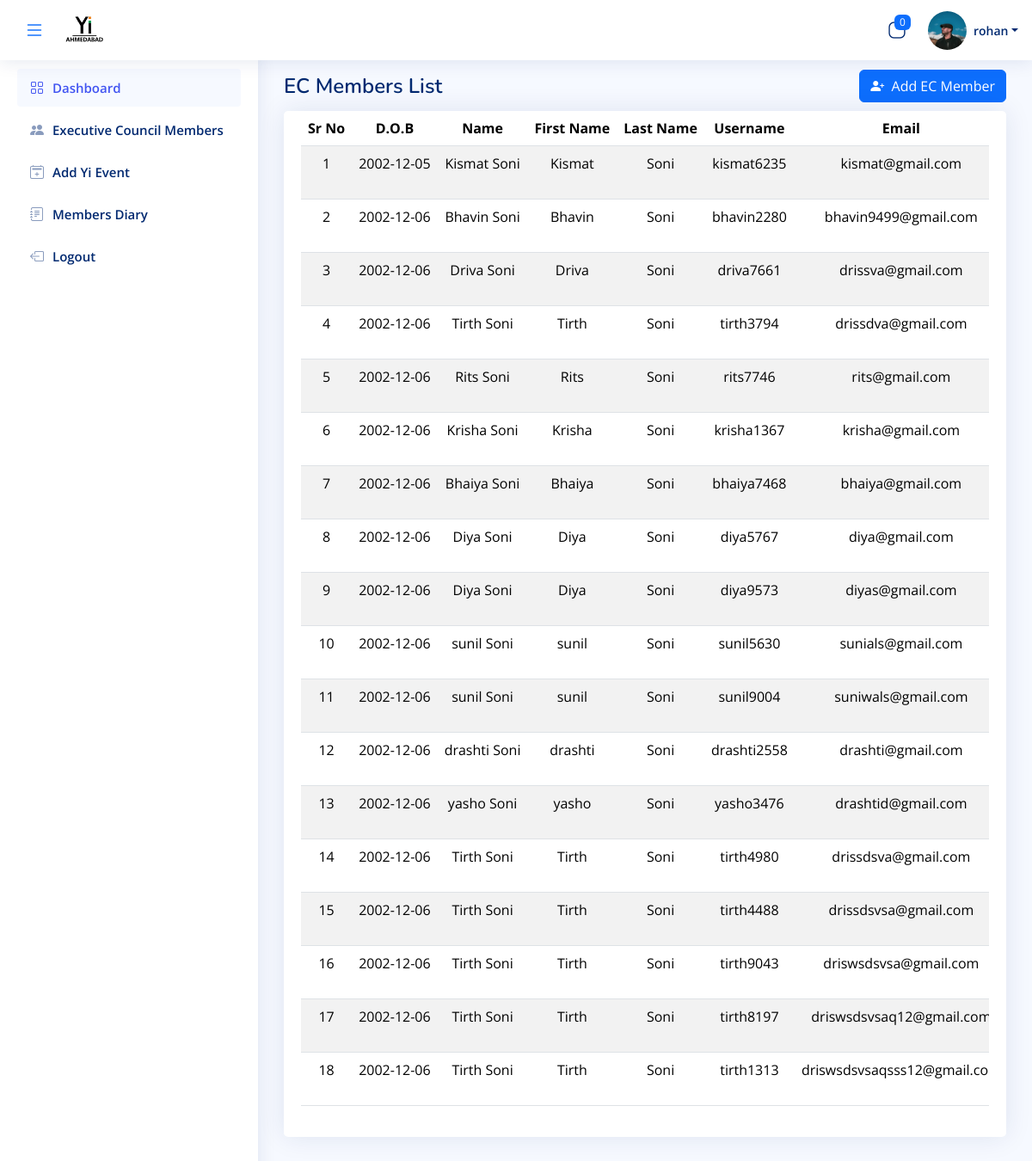
/EC-Member-List (signed in), run on an earlier commit of the app's database.
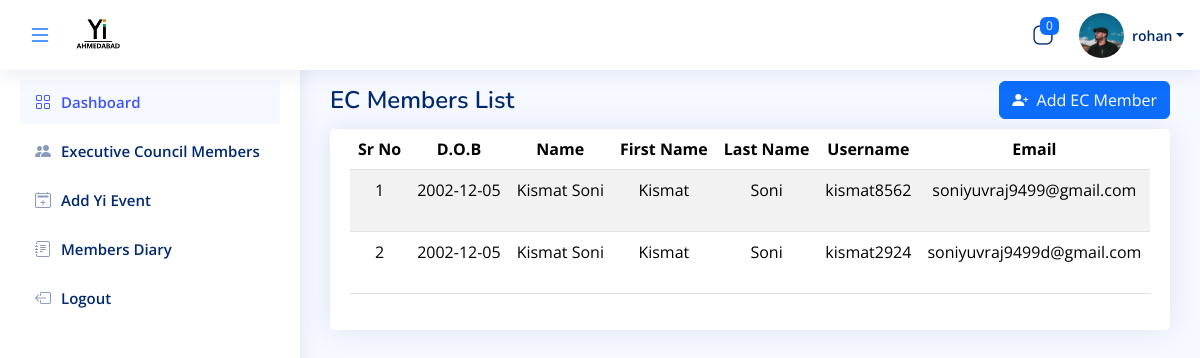
And on a later commit of the database.
### admin_app/models.py (models this page shows, shortened)
class LoginSide(AbstractUser):
    id = models.UUIDField(
        primary_key=True, default=uuid.uuid4, editable=False, db_index=True
    )
    login_role = models.ManyToManyField(Login_Role, verbose_name="LoginRole")
    first_name = models.CharField(max_length=200, null=True, verbose_name="FirstName")
    last_name = models.CharField(max_length=200)
    email = models.EmailField(max_length=200, unique=True, validators=[validate_email])
    photo = models.ImageField(upload_to="user_photo/", null=True, blank=True, validators = [FileExtensionValidator(allowed_extensions=["jpeg", "jpg", "png"])])
    yi_role = models.CharField(max_length=200, null=True)
    phone_number = models.CharField(
        max_length=10,  # This will accommodate international numbers
        default="0",
        validators=[
            RegexValidator(
                regex=r"^(\+91[\-\s]?)?[0]?(91)?[789]\d{9}$",  # This is the regex for validating the phone number
                message="Enter a valid phone number.",
                code="invalid phone",
            ),
        ],
    )
    Company_Name = models.CharField(max_length=200,blank=True, null=True)
    Company_Designation = models.CharField(max_length=200,blank=True, null=True)
    IG_Link = models.URLField(max_length=200,blank=True, null=True)
    Linkedin_Link = models.URLField(max_length=200,blank=True, null=True)
    DOB = models.CharField(max_length=200,blank=True, null=True)
    Company_Address = models.CharField(max_length=200,blank=True, null=True)
    @property
    def designation(self):
        roles = ', '.join((role.name) for role in self.login_role.all())
        return f"{roles} {self.yi_role}"

### admin_app/views.py (the view)
# urls.py: path("EC-Member-List", manager_list, name="View-manager"),
@login_required(login_url="index")
@never_cache
@cache_control(no_store=True, no_cache=True, must_revalidate=True, max_age=0)
def manager_list(request):
    try:
        if request.user.designation not in ["Chapter Chair", "Chapter Co-Chair"] and request.user.yi_role != "Admin":
            return redirect("Error-Page")
    except Exception:
        return redirect(
            "Error-Page"
        )  # Redirect if the user doesn't have the Admin role
    manager = LoginSide.objects.exclude(is_superuser=True).exclude(id=request.user.id)
    login_role = Login_Role.objects.all()
    user_roles = request.user.login_role.all()
    sessions = Session.objects.filter(expire_date__gte=now())
    user_ids = [session.get_decoded().get("_auth_user_id") for session in sessions]
    active_users = LoginSide.objects.filter(id__in=user_ids)  # Get user objects
    active_user_names = [f"{user.first_name} {user.last_name}" for user in active_users]
    active_users_count = LoginSide.objects.filter(is_active=True).count()
    active_users_count = active_users.count()
    context = {
        "role": login_role,
        "managers": manager,
        "user_role": user_roles,
        "count": active_users_count,
        "name": active_user_names,
    }
    return render(request, "Admin/view_manager.html", context)

### admin_app/Templates/Admin/view_manager.html (shortened to what this page needs)
{% extends "base/base.html" %}
{% load static %}
{% block bodyblock %}
<main id="main" class="main">
  <br>
  <div class="pagetitle d-flex justify-content-between align-items-center">
    <h1>EC Members List</h1>
    <a href="{% url 'Admin_Signup' %}" class="ms-auto">
      <button type="button" class="btn btn-primary">
        <i class="bi bi-person-plus-fill"></i>&nbsp; Add EC Member
      </button>
    </a>
  </div>
  <div class="card">
    <div class="card-body">
      <div class="table-responsive">
        <table class="table table-hover table-striped" id="example">
          <thead>
            <tr class="text-nowrap text-center">
              <th>Sr No</th>
              <th>D.O.B</th>
              <th>Name</th>
              <th>First Name</th>
              <th>Last Name</th>
              <th>Username</th>
              <th>Email</th>
            </tr>
          </thead>
          <tbody>
            {% for manager in managers %}
            <tr class="text-nowrap text-center">
              <td>{{ forloop.counter }}</td>
              <td> {{ manager.DOB }} </td>
              <td>{{ manager.first_name}}  {{manager.last_name}}</td>
              <td>{{ manager.first_name }}</td>
              <td>{{ manager.last_name }}</td>
              <td>{{ manager.username }}</td>
              <td>{{ manager.email }}</td>
            </tr>
            {% endfor %}
          </tbody>
        </table>
      </div>
    </div>
  </div>
</main>
{% endblock %}

### admin_app/Templates/base/base.html (shortened to what this page needs)
{% load static %}
<!DOCTYPE html>
<html lang="en">
<head>
  <link href="{% static 'assets/vendor/bootstrap/css/bootstrap.min.css' %}" rel="stylesheet">
  <link href="{% static 'assets/vendor/bootstrap-icons/bootstrap-icons.css' %}" rel="stylesheet">
  <link href="{% static 'assets/css/style.css' %}" rel="stylesheet">
</head>
<body>
   {% include 'Admin/components/header.html' %}
   {% include 'Admin/components/side_navbar.html' %}
   {% block bodyblock %}{% endblock %}
</body>
</html>

### admin_app/Templates/Admin/components/header.html (shortened to what this page needs)
{% load static %}
<header id="header" class="header fixed-top d-flex align-items-center">
  <div class="d-flex align-items-center">
    <button id="sidebarToggle" class="btn border-0 p-2 bg-transparent">
      <i id="sidebarIcon" class="bi bi-list fs-4 text-primary"></i>
    </button>
    {% if user.yi_role  == 'Branding' %}
    <a href="{% url 'branding_dashboard' %}" class="logo d-flex align-items-center ms-2">
      <img src="{% static 'Image/YIIMG.png' %}" alt="Logo"  height="60" width="60">
      <span class=" "></span>
    </a>
 {% else %}
 <a href="{% url 'Admin_Dashboard' %}" class="logo d-flex align-items-center ms-2">
  <img src="{% static 'Image/YIIMG.png' %}" alt="Logo"  height="60" width="60">
</a>
    {% endif %}
     </div>
    <nav class="header-nav ms-auto">
      <ul class="d-flex align-items-center">
{% if user.yi_role == "Branding" %}
{% else %}
<li class="nav-item dropdown">
  <a class="nav-link nav-icon" href="#" data-bs-toggle="dropdown">
    <i class="bi bi-app-indicator"></i>
    <span class="badge bg-primary badge-number"> {{ count }} </span>
  </a>
</li>
{% endif %}
{% if user.yi_role == 'Branding' %}
<li class="nav-item dropdown pe-3">
  <a class="nav-link nav-profile d-flex align-items-center pe-0" href="#" data-bs-toggle="dropdown">
    <img src="{% if user.photo %}{{ user.photo.url }}{% else %}{% static 'Image/img.png' %}{% endif %}" alt="Profile" class="rounded-circle"  height="45px" width="45px">
    <span class="d-none d-md-block ps-2">{{ user.username }}</span>
  </a>
{% else %}
        <li class="nav-item dropdown pe-3">
          <a class="nav-link nav-profile d-flex align-items-center pe-0" href="#" data-bs-toggle="dropdown">
            <img src="{% if user.photo %}{{ user.photo.url }}{% else %}{% static 'Image/img.png' %}{% endif %}" alt="Profile" class="rounded-circle"  height="45px" width="45px">
            <span class="d-none d-md-block dropdown-toggle ps-2">{{ user.username }}</span>
          </a>
        </li>
        {% endif %}
      </ul>
    </nav>
  </header>

### admin_app/Templates/Admin/components/side_navbar.html (shortened to what this page needs)
<aside id="sidebar" class="sidebar">
  <ul class="sidebar-nav" id="sidebar-nav">
      <li class="nav-item">
          <a class="nav-link" {% if user.yi_role == 'Branding' %} href="{% url 'branding_dashboard' %}" {% else %} href="{% url 'Admin_Dashboard' %}" {% endif %} >
              <i class="bi bi-grid"></i>
              <span>Dashboard</span>
          </a>
      </li>
    {% if user.yi_role == 'Branding' %}
    <li class="nav-item">
        <a class="nav-link collapsed " href="{% url 'Admin_Logout' %}">
            <i class="bi bi-box-arrow-left"></i>
            <span>Logout</span>
        </a>
    </li>
    {% else %}
   <li class="nav-item">
        <a class="nav-link collapsed" href="{% url 'View-manager' %}">
            <i class="bi bi-people-fill"></i>
            <span>Executive Council Members</span>
        </a>
    </li>
    <li class="nav-item">
        <a class="nav-link collapsed " href="{% url 'admin_event_data' %}">
            <i class="bi bi-calendar2-plus"></i>
            <span>Add Yi Event</span>
        </a>
    </li>
    <li class="nav-item">
      <a class="nav-link collapsed " href="{% url 'member-diary' %}">
          <i class="bi bi-journal-text"></i>
          <span>Members Diary</span>
      </a>
  </li>
  <li class="nav-item">
    <a class="nav-link collapsed " href="{% url 'Admin_Logout' %}">
        <i class="bi bi-box-arrow-left"></i>
        <span>Logout</span>
    </a>
</li>
    {% endif %}
</ul>
</aside>

### admin_app/static/assets/css/style.css (style rules this page uses)
:root { scroll-behavior: smooth; }
body { font-family: "Open Sans", sans-serif; background: #f6f9ff; color: #444444; }
a { color: #4154f1; text-decoration: none; }
h1, h2, h3, h4, h5, h6 { font-family: "Nunito", sans-serif; }
#main { margin-top: 60px; padding: 20px 30px; transition: all 0.3s; }
.pagetitle { margin-top: -23px; display: flex; justify-content: space-between; margin-bottom: 10px; }
.pagetitle h1 { font-size: 24px; margin-bottom: 0; font-weight: 600; color: #012970; }
.card { margin-bottom: 30px; border: none; border-radius: 5px; box-shadow: 0px 0 30px rgba(1, 41, 112, 0.1); }
.card-body { padding: 0 20px 20px 20px; }
.logo { line-height: 1; height:95px; }
@media (min-width: 1200px) { .logo { width: 280px; } }
.logo img { max-height: 72px; margin-right: 20px; }
.header { transition: all 0.5s; z-index: 997; height: 70px; box-shadow: 0px 2px 20px rgba(1, 41, 112, 0.1); background-color: #fff; padding-left: 20px; }
.header-nav ul { list-style: none; }
.header-nav>ul { margin: 0; padding: 0; }
.header-nav .nav-icon { font-size: 22px; color: #012970; margin-right: 25px; position: relative; }
.header-nav .nav-profile { color: #012970; }
.header-nav .nav-profile img { max-height: 45px; }
.header-nav .nav-profile span { font-size: 14px; font-weight: 600; }
.header-nav .badge-number { position: absolute; inset: -2px -5px auto auto; font-weight: normal; font-size: 12px; padding: 3px 6px; }
.sidebar { position: fixed; top: 60px; left: 0; bottom: 0; width: 300px; z-index: 996; transition: width 0.3s ease-in-out, left 0.3s ease-in-out; padding: 20px; overflow-y: auto; box-shadow: 0px 0px 20px rgba(1, 41, 112, 0.1); background-color: #fff; }
#main, #footer { margin-left: 300px; transition: margin-left 0.3s ease-in-out; }
.sidebar-nav { padding: 0; margin: 0; list-style: none; }
.sidebar-nav li { padding: 0; margin: 0; list-style: none; }
.sidebar-nav .nav-item { margin-bottom: 5px; }
.sidebar-nav .nav-link { display: flex; align-items: center; font-size: 15px; font-weight: 600; color: #4154f1; transition: 0.3s; background: #f6f9ff; padding: 10px 15px; border-radius: 4px; }
.sidebar-nav .nav-link i { font-size: 16px; margin-right: 10px; color: #4154f1; }
.sidebar-nav .nav-link.collapsed { color: #012970; background: #fff; }
.sidebar-nav .nav-link.collapsed i { color: #899bbd; }

### admin_app/Templates/Admin/view_manager.html (style rules this page uses)
.table-responsive { overflow-x: auto; -webkit-overflow-scrolling: touch; }

What changed in the data, as far as the page shows it:
removed LoginSide: DOB "2002-12-05", first_name "Kismat", last_name "Soni", username "kismat6235", email "kismat@gmail.com"
removed LoginSide: DOB "2002-12-06", first_name "Bhavin", last_name "Soni", username "bhavin2280", email "bhavin9499@gmail.com"
removed LoginSide: DOB "2002-12-06", first_name "Driva", last_name "Soni", username "driva7661", email "drissva@gmail.com"
removed LoginSide: DOB "2002-12-06", first_name "Tirth", last_name "Soni", username "tirth3794", email "drissdva@gmail.com"
removed LoginSide: DOB "2002-12-06", first_name "Rits", last_name "Soni", username "rits7746", email "rits@gmail.com"
removed LoginSide: DOB "2002-12-06", first_name "Krisha", last_name "Soni", username "krisha1367", email "krisha@gmail.com"
removed LoginSide: DOB "2002-12-06", first_name "Bhaiya", last_name "Soni", username "bhaiya7468", email "bhaiya@gmail.com"
removed LoginSide: DOB "2002-12-06", first_name "Diya", last_name "Soni", username "diya5767", email "diya@gmail.com"
added LoginSide: DOB "2002-12-05", first_name "Kismat", last_name "Soni", username "kismat8562", email "soniyuvraj9499@gmail.com"
added LoginSide: DOB "2002-12-05", first_name "Kismat", last_name "Soni", username "kismat2924", email "soniyuvraj9499d@gmail.com"
